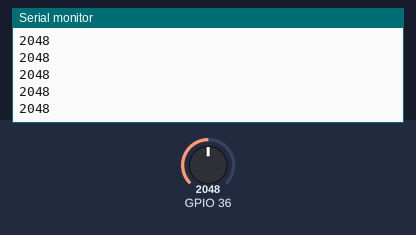
The sketch below on a simulated ESP32. On the bench: the last lines printed to the serial monitor. The inputs (shaded band) are chosen by the test bench; at power-on: GPIO 36 = 2048.

Above: at 1.2 s.
1.3 s: GPIO 36 set to 2866
At 1.8 s:
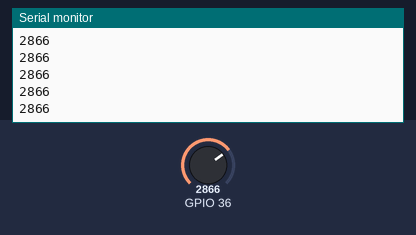
2.8 s: GPIO 36 set to 3603
At 3.8 s:
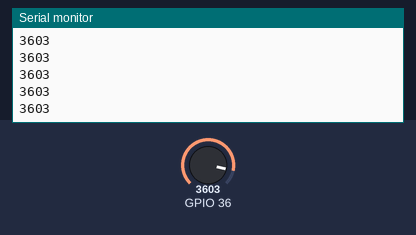
Timing chart, 0 to 5.8 s (numbered marks = the images above; inputs shaded):
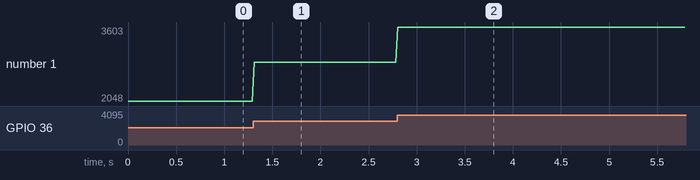

The sketch:

rezistiv_arduino.ino
```cpp
void setup() {
  Serial.begin(9600);
}

void loop() {
  int potVal = analogRead(A0);  // 0...1023
  Serial.println(potVal);
  delay(20);  // suficient pentru 50Hz
}
```

Measured:
- after the input at 1.3 s, the serial monitor: prints a new line at once (image 1)
- after the input at 2.8 s, the serial monitor: prints a new line at once (image 2)
- plotted number 1: 2048 → 2866 after the input at 1.3 s, 2866 → 3603 after the input at 2.8 s
